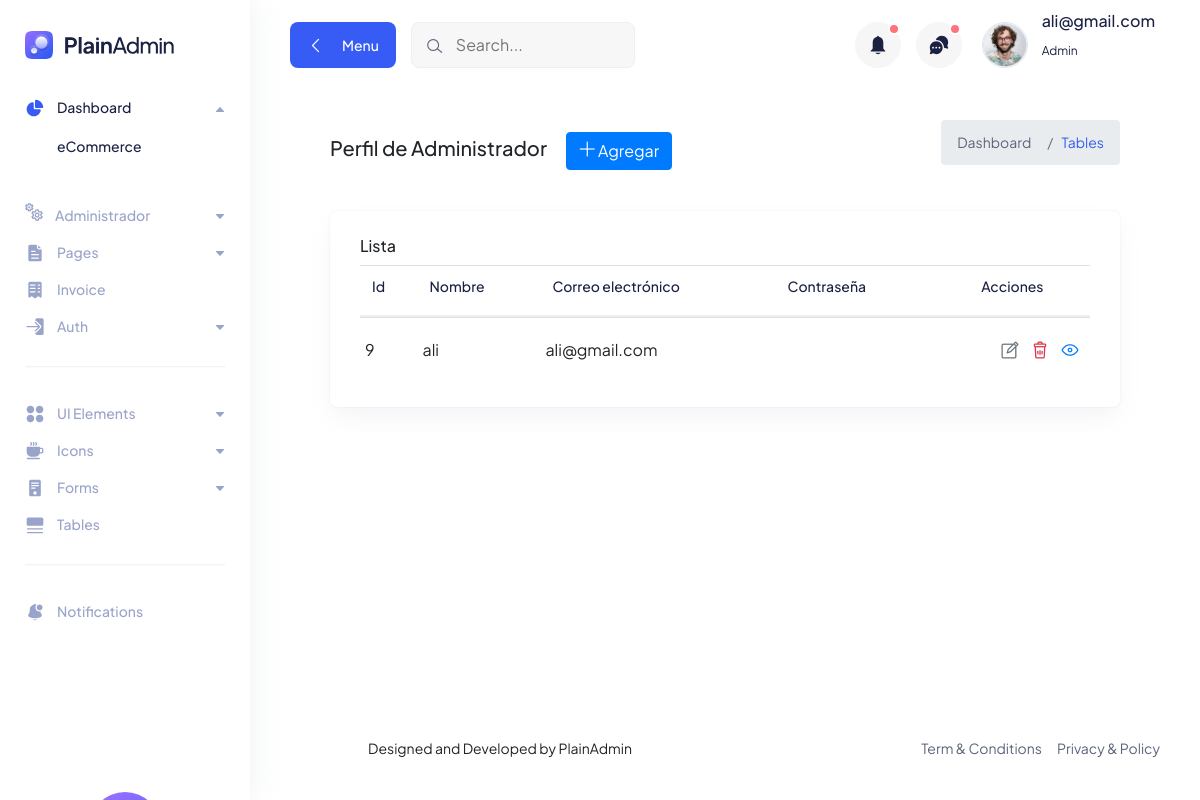
/register.php (signed in), run on the app's committed database.
### tables this page shows
CREATE TABLE `register` (
  `id` int(11) NOT NULL,
  `username` varchar(100) NOT NULL,
  `lastname` varchar(100) NOT NULL,
  `email` varchar(100) NOT NULL,
  `phone` int(11) NOT NULL,
  `password` varchar(20) NOT NULL,
  `address` varchar(100) NOT NULL,
  `city` varchar(100) NOT NULL,
  `image` varchar(200) NOT NULL,
  `pdf_file` varchar(255) NOT NULL,
  `usertype` varchar(20) NOT NULL,
  `date` timestamp NOT NULL DEFAULT current_timestamp() ON UPDATE current_timestamp()
);

### register.php (the view, shortened to what this page needs)
<?php
include('includes/header.php');
include('includes/navbar.php');
?>
    <div class="container-fluid">
      <div class="title-wrapper pt-30">
          <div class="row align-items-center">
                <div class="col-md-6">
                  <div class="title">
                      <h5 >Perfil de Administrador
                        <button type="button" class="btn btn-primary ml-3" data-toggle="modal" data-target="#ModalRegister">
                            <i class="lni lni-plus"></i>
                            Agregar
                        </button>
                      </h5>
                  </div>
                </div>
              <div class="col-md-6">
                  <ul class="breadcrumb-wrapper">
                      <nav aria-label="breadcrumb">
                          <ol class="breadcrumb">
                              <li class="breadcrumb-item">
                                  <a href="#0">Dashboard</a>
                              </li>
                              <li class="breadcrumb-item active" aria-current="page">
                                  Tables
                              </li>
                          </ol>
                      </nav>
                  </ul>
              </div>
          </div>
      </div>
      <div class="tables-wrapper">
        <div class="row">
          <div class="col-lg-12">
            <div class="card-style mb-30">
              <h6 class="mb-10">Lista</h6>
              <?php
                $connection = mysqli_connect("localhost","root","","adminpanel");
                $query = "SELECT * FROM register";
                $query_run = mysqli_query($connection, $query);
              ?>
              <div class="table-wrapper table-responsive">
                <table class="table">
                  <thead>
                    <tr>
                      <th> <h6> Id </h6> </th>
                      <th> <h6> Nombre </h6> </th>
                      <th> <h6> Correo electrónico </h6> </th>
                      <th> <h6> Contraseña   </h6> </th>
                      <th class="text-center"> <h6> Acciones </h6> </th>
                    </tr>
                  </thead>
                  <tbody>
                      <?php
                        if(mysqli_num_rows($query_run) > 0)
                        {
                            while($row = mysqli_fetch_assoc($query_run))
                            {
                              ?>
                                  <tr>
                                      <td class="min-width" ><?php echo $username = mysqli_real_escape_string($connection, $row['id']); ?></td>
                                      <td class="min-width" ><?php echo $username = mysqli_real_escape_string($connection, $row['username']); ?></td>
                                      <td class="min-width" ><?php echo $email = mysqli_real_escape_string($connection, $row['email']); ?></td>
                                      <td class="min-width" ><?php $password = mysqli_real_escape_string($connection, $row['password']); ?></td>
                                      <td class="min-width" >
                                          <div class="action justify-content-end text-center">
                                              <form action="register_edit.php" method="POST">
                                                <div class="action">
                                                    <button class="text-secondary" name="edit_btn">
                                                        <i class="lni lni-pencil-alt"></i>
                                                    </button>
                                                </div>
                                              </form>
                                              <div class="action">
                                                  <button class="text-danger">
                                                      <i class="lni lni-trash-can"></i>
                                                  </button>
                                              </div>
                                              <div class="action">
                                                  <button class="text-primary">
                                                      <i class="lni lni-eye"></i>
                                                  </button>
                                              </div>
                                          </div>
                                      </td>
                                  </tr>
                              <?php
                            }
                        }
                        else
                        {
                          echo "Registro no encontrado";
                        }
                      ?>
                  </tbody>
                </table>
              </div>
            </div>
          </div>
        </div>
      </div>
    </div>
<?php
include('includes/scripts.php');
include('includes/footer.php');
?>

### assets/css/fullcalendar.css (style rules this page uses)
:root { --fc-daygrid-event-dot-width:8px;--fc-list-event-dot-width:10px;--fc-list-event-hover-bg-color:#f5f5f5 }

### data on the page
register: id "9", username "ali", email "ali@gmail.com"

### other printed values
$status "ali@gmail.com"
